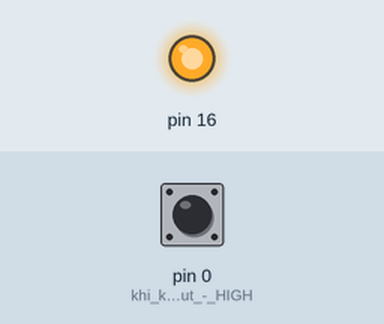
This sketch was run on a simulated Arduino Uno, built with avr-gcc and run on an emulated ATmega328P. On the bench: output pins drawn as LEDs (lit = HIGH). Inputs (shaded band) come from the test bench; at power-on: pin 0 (khi_khong_nhan_nut_-_HIGH) HIGH.

Above: at 1.2 s.
1.3 s: pin 0 (khi_khong_nhan_nut_-_HIGH) pulled LOW for 0.15 s
At 2.3 s:
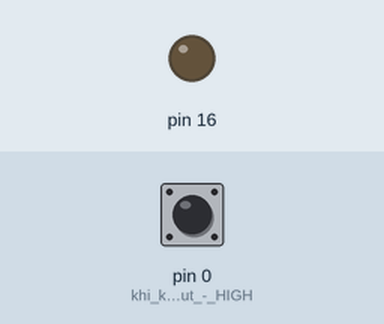
2.9 s: pin 0 (khi_khong_nhan_nut_-_HIGH) pulled LOW for 1 s
At 4.8 s:
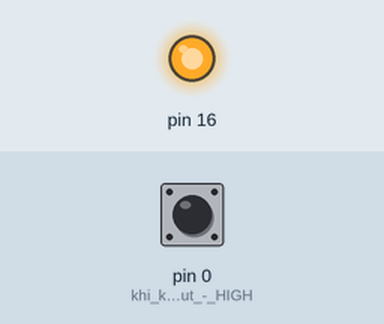
5.4 s: pin 0 (khi_khong_nhan_nut_-_HIGH) pulled LOW for 3.2 s
At 9.6 s:
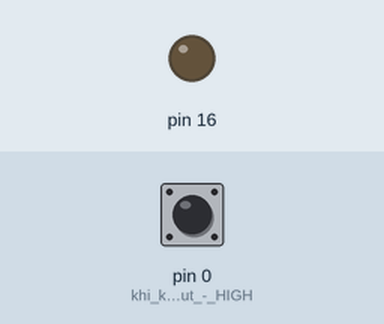
Timing chart, 0 to 11.1 s (numbered marks = the images above; inputs shaded):
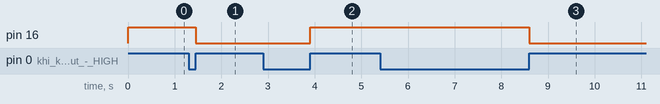

The sketch:

pressButton.ino
```cpp
void setup() {
  // put your setup code here, to run once:
  pinMode(0,INPUT_PULLUP);// khi khong nhan nut - HIGH
  pinMode(16,OUTPUT);
  digitalWrite(16,1); // tat led
}

void loop() {
  // put your main code here, to run repeatedly:
   if(digitalRead(0)==LOW)
   {
    while(digitalRead(0) ==LOW);// chong nhieu
    int ledStatus = digitalRead(16);
    if(ledStatus ==0){
      digitalWrite(16,HIGH);
    }
    else {
      digitalWrite(16,LOW);
    }
    }

}
```

Measured:
- after the input at 1.3 s, pin 16: HIGH → LOW after 0.15 s
- after the input at 2.9 s, pin 16: LOW → HIGH after 1.0 s
- after the input at 5.4 s, pin 16: HIGH → LOW after 3.2 s
